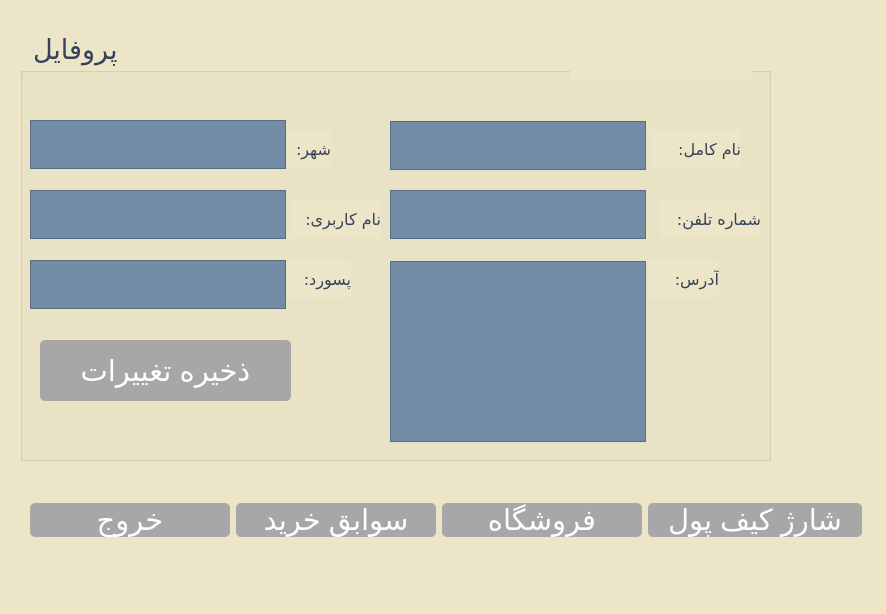
<?xml version="1.0" encoding="UTF-8"?>
<ui version="4.0">
 <class>clientProf</class>
 <widget class="QMainWindow" name="clientProf">
  <property name="geometry">
   <rect>
    <x>0</x>
    <y>0</y>
    <width>886</width>
    <height>614</height>
   </rect>
  </property>
  <property name="windowTitle">
   <string>MainWindow</string>
  </property>
  <property name="styleSheet">
   <string notr="true">background-color: rgb(236, 229, 199);
</string>
  </property>
  <widget class="QWidget" name="centralwidget">
   <widget class="QWidget" name="horizontalLayoutWidget">
    <property name="geometry">
     <rect>
      <x>30</x>
      <y>490</y>
      <width>832</width>
      <height>61</height>
     </rect>
    </property>
    <layout class="QHBoxLayout" name="horizontalLayout_2">
     <item>
      <widget class="QPushButton" name="pushButton_4">
       <property name="font">
        <font>
         <family>MS Shell Dlg 2</family>
         <pointsize>22</pointsize>
         <italic>false</italic>
         <bold>false</bold>
        </font>
       </property>
       <property name="styleSheet">
        <string notr="true">QPushButton#pushButton_4 {
padding-left: 20px;
padding-right: 20px;
font: 22pt &quot;MS Shell Dlg 2&quot;;
border-radius: 5px;
	background-color: rgb(167, 167, 167);
color: #fefefe;
}</string>
       </property>
       <property name="text">
        <string>خروج</string>
       </property>
      </widget>
     </item>
     <item>
      <widget class="QPushButton" name="pushButton_6">
       <property name="font">
        <font>
         <family>MS Shell Dlg 2</family>
         <pointsize>22</pointsize>
         <italic>false</italic>
         <bold>false</bold>
        </font>
       </property>
       <property name="styleSheet">
        <string notr="true">QPushButton#pushButton_6 {
padding-left: 20px;
padding-right: 20px;
font: 22pt &quot;MS Shell Dlg 2&quot;;
border-radius: 5px;
	background-color: rgb(167, 167, 167);
color: #fefefe;
}</string>
       </property>
       <property name="text">
        <string>سوابق خرید</string>
       </property>
      </widget>
     </item>
     <item>
      <widget class="QPushButton" name="pushButton_7">
       <property name="font">
        <font>
         <family>MS Shell Dlg 2</family>
         <pointsize>22</pointsize>
         <italic>false</italic>
         <bold>false</bold>
        </font>
       </property>
       <property name="styleSheet">
        <string notr="true">QPushButton#pushButton_7 {
padding-left: 20px;
padding-right: 20px;
font: 22pt &quot;MS Shell Dlg 2&quot;;
border-radius: 5px;
	background-color: rgb(167, 167, 167);
color: #fefefe;
}</string>
       </property>
       <property name="text">
        <string>فروشگاه</string>
       </property>
      </widget>
     </item>
     <item>
      <widget class="QPushButton" name="pushButton_5">
       <property name="font">
        <font>
         <family>MS Shell Dlg 2</family>
         <pointsize>22</pointsize>
         <italic>false</italic>
         <bold>false</bold>
        </font>
       </property>
       <property name="styleSheet">
        <string notr="true">QPushButton#pushButton_5 {
padding-left: 20px;
padding-right: 20px;
font: 22pt &quot;MS Shell Dlg 2&quot;;
border-radius: 5px;
	background-color: rgb(167, 167, 167);
color: #fefefe;
}</string>
       </property>
       <property name="text">
        <string>شارژ کیف پول</string>
       </property>
      </widget>
     </item>
    </layout>
   </widget>
   <widget class="QGroupBox" name="groupBox_2">
    <property name="geometry">
     <rect>
      <x>20</x>
      <y>30</y>
      <width>751</width>
      <height>431</height>
     </rect>
    </property>
    <property name="sizePolicy">
     <sizepolicy hsizetype="Expanding" vsizetype="Fixed">
      <horstretch>0</horstretch>
      <verstretch>0</verstretch>
     </sizepolicy>
    </property>
    <property name="font">
     <font>
      <family>Lalezar</family>
      <pointsize>20</pointsize>
      <bold>false</bold>
     </font>
    </property>
    <property name="styleSheet">
     <string notr="true">color: rgb(53, 66, 89);</string>
    </property>
    <property name="title">
     <string> پروفایل</string>
    </property>
    <property name="flat">
     <bool>false</bool>
    </property>
    <widget class="QLabel" name="label_3">
     <property name="geometry">
      <rect>
       <x>630</x>
       <y>100</y>
       <width>91</width>
       <height>38</height>
      </rect>
     </property>
     <property name="font">
      <font>
       <family>Lalezar</family>
       <pointsize>12</pointsize>
      </font>
     </property>
     <property name="styleSheet">
      <string notr="true">color: rgb(53, 66, 89);</string>
     </property>
     <property name="text">
      <string>نام کامل:</string>
     </property>
    </widget>
    <widget class="QLabel" name="label_13">
     <property name="geometry">
      <rect>
       <x>640</x>
       <y>170</y>
       <width>101</width>
       <height>38</height>
      </rect>
     </property>
     <property name="font">
      <font>
       <family>Lalezar</family>
       <pointsize>12</pointsize>
      </font>
     </property>
     <property name="styleSheet">
      <string notr="true">color: rgb(53, 66, 89);</string>
     </property>
     <property name="text">
      <string>شماره تلفن:</string>
     </property>
    </widget>
    <widget class="QLabel" name="label_14">
     <property name="geometry">
      <rect>
       <x>628</x>
       <y>230</y>
       <width>71</width>
       <height>38</height>
      </rect>
     </property>
     <property name="font">
      <font>
       <family>Lalezar</family>
       <pointsize>12</pointsize>
      </font>
     </property>
     <property name="styleSheet">
      <string notr="true">color: rgb(53, 66, 89);</string>
     </property>
     <property name="text">
      <string>آدرس:</string>
     </property>
    </widget>
    <widget class="QLabel" name="label_15">
     <property name="geometry">
      <rect>
       <x>260</x>
       <y>100</y>
       <width>51</width>
       <height>38</height>
      </rect>
     </property>
     <property name="font">
      <font>
       <family>Lalezar</family>
       <pointsize>12</pointsize>
      </font>
     </property>
     <property name="styleSheet">
      <string notr="true">color: rgb(53, 66, 89);</string>
     </property>
     <property name="text">
      <string>شهر:</string>
     </property>
    </widget>
    <widget class="QLabel" name="label_16">
     <property name="geometry">
      <rect>
       <x>270</x>
       <y>170</y>
       <width>91</width>
       <height>38</height>
      </rect>
     </property>
     <property name="font">
      <font>
       <family>Lalezar</family>
       <pointsize>12</pointsize>
      </font>
     </property>
     <property name="styleSheet">
      <string notr="true">color: rgb(53, 66, 89);</string>
     </property>
     <property name="text">
      <string>نام کاربری:</string>
     </property>
    </widget>
    <widget class="QLabel" name="label_17">
     <property name="geometry">
      <rect>
       <x>260</x>
       <y>230</y>
       <width>71</width>
       <height>38</height>
      </rect>
     </property>
     <property name="font">
      <font>
       <family>Lalezar</family>
       <pointsize>12</pointsize>
      </font>
     </property>
     <property name="styleSheet">
      <string notr="true">color: rgb(53, 66, 89);</string>
     </property>
     <property name="text">
      <string>پسورد:</string>
     </property>
    </widget>
    <widget class="QPushButton" name="pushButton_8">
     <property name="geometry">
      <rect>
       <x>20</x>
       <y>310</y>
       <width>251</width>
       <height>61</height>
      </rect>
     </property>
     <property name="font">
      <font>
       <family>MS Shell Dlg 2</family>
       <pointsize>22</pointsize>
       <italic>false</italic>
       <bold>false</bold>
      </font>
     </property>
     <property name="styleSheet">
      <string notr="true">QPushButton#pushButton_8 {
padding-left: 20px;
padding-right: 20px;
font: 22pt &quot;MS Shell Dlg 2&quot;;
border-radius: 5px;
	background-color: rgb(167, 167, 167);
color: #fefefe;
}</string>
     </property>
     <property name="text">
      <string>ذخیره تغییرات</string>
     </property>
    </widget>
    <widget class="QLabel" name="label_4">
     <property name="geometry">
      <rect>
       <x>550</x>
       <y>10</y>
       <width>181</width>
       <height>41</height>
      </rect>
     </property>
     <property name="font">
      <font>
       <family>Lalezar</family>
       <pointsize>14</pointsize>
      </font>
     </property>
     <property name="styleSheet">
      <string notr="true">color: rgb(53, 66, 89);</string>
     </property>
     <property name="text">
      <string/>
     </property>
    </widget>
    <widget class="QPlainTextEdit" name="plainTextEdit_5">
     <property name="geometry">
      <rect>
       <x>370</x>
       <y>160</y>
       <width>256</width>
       <height>49</height>
      </rect>
     </property>
     <property name="font">
      <font>
       <family>Lalezar</family>
       <pointsize>12</pointsize>
       <italic>false</italic>
       <bold>false</bold>
      </font>
     </property>
     <property name="styleSheet">
      <string notr="true">background-color: rgb(116, 141, 166);
font: 12pt &quot;Lalezar&quot;;</string>
     </property>
    </widget>
    <widget class="QPlainTextEdit" name="plainTextEdit_13">
     <property name="geometry">
      <rect>
       <x>370</x>
       <y>91</y>
       <width>256</width>
       <height>49</height>
      </rect>
     </property>
     <property name="font">
      <font>
       <family>Lalezar</family>
       <pointsize>12</pointsize>
       <italic>false</italic>
       <bold>false</bold>
      </font>
     </property>
     <property name="styleSheet">
      <string notr="true">background-color: rgb(116, 141, 166);
font: 12pt &quot;Lalezar&quot;;</string>
     </property>
    </widget>
    <widget class="QPlainTextEdit" name="plainTextEdit_14">
     <property name="geometry">
      <rect>
       <x>370</x>
       <y>231</y>
       <width>256</width>
       <height>181</height>
      </rect>
     </property>
     <property name="font">
      <font>
       <family>Lalezar</family>
       <pointsize>12</pointsize>
       <italic>false</italic>
       <bold>false</bold>
      </font>
     </property>
     <property name="styleSheet">
      <string notr="true">background-color: rgb(116, 141, 166);
font: 12pt &quot;Lalezar&quot;;</string>
     </property>
     <property name="plainText">
      <string/>
     </property>
    </widget>
    <widget class="QPlainTextEdit" name="plainTextEdit_15">
     <property name="geometry">
      <rect>
       <x>10</x>
       <y>90</y>
       <width>256</width>
       <height>49</height>
      </rect>
     </property>
     <property name="font">
      <font>
       <family>Lalezar</family>
       <pointsize>12</pointsize>
       <italic>false</italic>
       <bold>false</bold>
      </font>
     </property>
     <property name="styleSheet">
      <string notr="true">background-color: rgb(116, 141, 166);
font: 12pt &quot;Lalezar&quot;;</string>
     </property>
    </widget>
    <widget class="QPlainTextEdit" name="plainTextEdit_16">
     <property name="geometry">
      <rect>
       <x>10</x>
       <y>160</y>
       <width>256</width>
       <height>49</height>
      </rect>
     </property>
     <property name="font">
      <font>
       <family>Lalezar</family>
       <pointsize>12</pointsize>
       <italic>false</italic>
       <bold>false</bold>
      </font>
     </property>
     <property name="styleSheet">
      <string notr="true">font: 12pt &quot;Lalezar&quot;;
background-color: rgb(116, 141, 166);</string>
     </property>
    </widget>
    <widget class="QPlainTextEdit" name="plainTextEdit_17">
     <property name="geometry">
      <rect>
       <x>10</x>
       <y>230</y>
       <width>256</width>
       <height>49</height>
      </rect>
     </property>
     <property name="font">
      <font>
       <family>Lalezar</family>
       <pointsize>12</pointsize>
       <italic>false</italic>
       <bold>false</bold>
      </font>
     </property>
     <property name="styleSheet">
      <string notr="true">background-color: rgb(116, 141, 166);
font: 12pt &quot;Lalezar&quot;;</string>
     </property>
    </widget>
   </widget>
  </widget>
  <widget class="QStatusBar" name="statusbar"/>
 </widget>
 <resources/>
 <connections/>
</ui>
